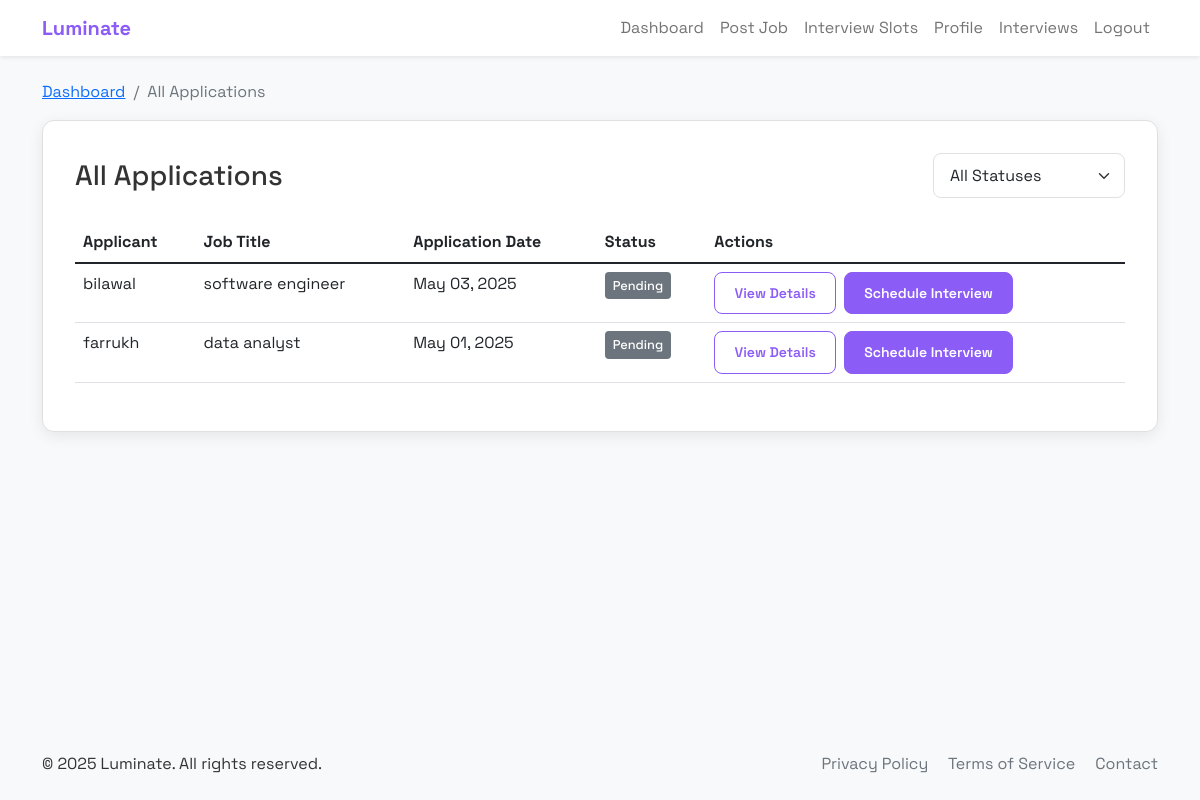
The app's page /all_applications (signed in) with its own data.
### application.py (models this page shows, shortened)
class Application(db.Model):
    id = db.Column(db.Integer, primary_key=True)
    user_id = db.Column(db.Integer, db.ForeignKey('user.id'), nullable=False)
    job_id = db.Column(db.Integer, db.ForeignKey('job.id'), nullable=False)
    status = db.Column(db.String(20), default='Pending')
    resume_path = db.Column(db.String(200))
    cover_letter = db.Column(db.Text)
    date_applied = db.Column(db.DateTime, default=datetime.utcnow)
    interview_date = db.Column(db.DateTime)

class User(db.Model):
    id = db.Column(db.Integer, primary_key=True)
    name = db.Column(db.String(100), nullable=False)
    email = db.Column(db.String(120), unique=True, nullable=False)
    password_hash = db.Column(db.String(256), nullable=False)
    is_employer = db.Column(db.Boolean, default=False)
    company = db.Column(db.String(100))
    title = db.Column(db.String(100))
    phone = db.Column(db.String(20))
    location = db.Column(db.String(100))
    skills = db.Column(db.String(500))
    resume_path = db.Column(db.String(200))
    profile_image = db.Column(db.String(200))  # Added for profile image
    jobs = db.relationship('Job', backref='employer', lazy=True)
    applications = db.relationship('Application', backref='applicant', lazy=True)
    activities = db.relationship('Activity', backref='user', lazy=True)

class Job(db.Model):
    id = db.Column(db.Integer, primary_key=True)
    title = db.Column(db.String(100), nullable=False)
    company = db.Column(db.String(100), nullable=False)
    description = db.Column(db.Text, nullable=False)
    required_skills = db.Column(db.String(500), nullable=False)
    location = db.Column(db.String(100))
    salary = db.Column(db.String(50))
    date_posted = db.Column(db.DateTime, default=datetime.utcnow)
    employer_id = db.Column(db.Integer, db.ForeignKey('user.id'), nullable=False)
    applications = db.relationship('Application', backref='job', lazy=True)

### application.py (the view)
@app.route('/all_applications')
def all_applications():
    if 'user_id' not in session or not session.get('is_employer'):
        flash('Please login as employer', 'danger')
        return redirect(url_for('login'))
    employer_id = session['user_id']
    applications = Application.query.join(Job).filter(Job.employer_id == employer_id).order_by(Application.date_applied.desc()).all()
    return render_template('all_applications.html', applications=applications)

### templates/all_applications.html (shortened to what this page needs)
{% extends "base.html" %}
{% block content %}
<div class="row mb-4">
    <div class="col-12">
        <nav aria-label="breadcrumb" class="animate-fade-in">
            <ol class="breadcrumb">
                <li class="breadcrumb-item"><a href="{{ url_for('employer_dashboard') }}">Dashboard</a></li>
                <li class="breadcrumb-item active" aria-current="page">All Applications</li>
            </ol>
        </nav>
        <div class="content-card animate-fade-in">
            <div class="d-flex justify-content-between align-items-center mb-4">
                <h1 class="h3 mb-0">All Applications</h1>
                <div>
                    <select class="form-select" id="statusFilter">
                        <option value="all" selected>All Statuses</option>
                    </select>
                </div>
            </div>
            {% if applications %}
                <div class="table-responsive">
                    <table class="table table-hover">
                        <thead>
                            <tr>
                                <th>Applicant</th>
                                <th>Job Title</th>
                                <th>Application Date</th>
                                <th>Status</th>
                                <th>Actions</th>
                            </tr>
                        </thead>
                        <tbody>
                            {% for application in applications %}
                                <tr class="application-row" data-status="{{ application.status }}">
                                    <td>{{ application.applicant.name }}</td>
                                    <td>{{ application.job.title }}</td>
                                    <td>{{ application.date_applied.strftime('%b %d, %Y') }}</td>
                                    <td>
                                        <span class="status-badge status-{{ application.status.lower() }}">
                                            {{ application.status }}
                                        </span>
                                    </td>
                                    <td>
                                        <div class="d-flex">
                                            <a href="#" class="btn btn-sm btn-outline-primary me-2" data-bs-toggle="modal" data-bs-target="#applicationModal{{ application.id }}">
                                                View Details
                                            </a>
                                            {% if application.status != 'Interview Scheduled' %}
                                                <a href="{{ url_for('schedule_interview', application_id=application.id) }}" class="btn btn-sm btn-primary">
                                                    Schedule Interview
                                                </a>
                                            {% else %}
                                                <a href="{{ url_for('interviews') }}" class="btn btn-sm btn-success">
                                                    View Interview
                                                </a>
                                            {% endif %}
                                        </div>
                                    </td>
                                </tr>
                            {% endfor %}
                        </tbody>
                    </table>
                </div>
            {% endif %}
        </div>
    </div>
</div>
{% endblock %}

### static/css/styles.css (style rules this page uses)
:root { --primary-color: #8B5CF6; --primary-hover: #7C3AED; --secondary-color: #64b5f6; --background-color: #f8f9fa; --card-bg: #ffffff; --text-color: #333333; --border-color: #e0e0e0; --shadow: 0 4px 15px rgba(0, 0, 0, 0.08); --shadow-hover: 0 6px 20px rgba(0, 0, 0, 0.1); --border-radius: 12px; --transition: all 0.3s ease; }
body { font-family: 'Space Grotesk', sans-serif; background-color: var(--background-color); color: var(--text-color); margin: 0; padding: 0; display: flex; flex-direction: column; min-height: 100vh; }
h1, h2, h3, h4, h5, h6 { font-weight: 700; }
button, .btn { font-family: 'Space Grotesk', sans-serif; }
.animate-fade-in { opacity: 0; transform: translateY(10px); transition: opacity 0.5s ease, transform 0.5s ease; }
.animate-fade-in.show, .animate-pop-in.show { opacity: 1; transform: translateY(0) scale(1); }
.content-card { background: var(--card-bg); border-radius: var(--border-radius); box-shadow: var(--shadow); padding: 2rem; margin-bottom: 1.5rem; border: 1px solid var(--border-color); transition: var(--transition); }
.form-control, .form-select { border-radius: 8px; padding: 0.6rem 1rem; border: 1px solid var(--border-color); font-family: 'Space Grotesk', sans-serif; transition: var(--transition); }
.btn { border-radius: 8px; padding: 0.6rem 1.2rem; font-weight: 600; transition: var(--transition); }
.btn-primary { background-color: var(--primary-color); border-color: var(--primary-color); }
.btn-outline-primary { color: var(--primary-color); border-color: var(--primary-color); }
.status-badge { padding: 0.4em 0.8em; border-radius: 20px; font-size: 0.85em; font-weight: 500; text-transform: capitalize; display: inline-block; }
.status-pending { background-color: #fff3cd; color: #664d03; }
.status-pending { background-color: #6c757d; color: white; padding: 4px 8px; border-radius: 4px; font-size: 0.8rem; }

### records on screen
Application: applicant.name "bilawal", job "software engineer", date_applied "May 03, 2025", status "Pending"
Application: applicant.name "farrukh", job "data analyst", date_applied "May 01, 2025", status "Pending"
